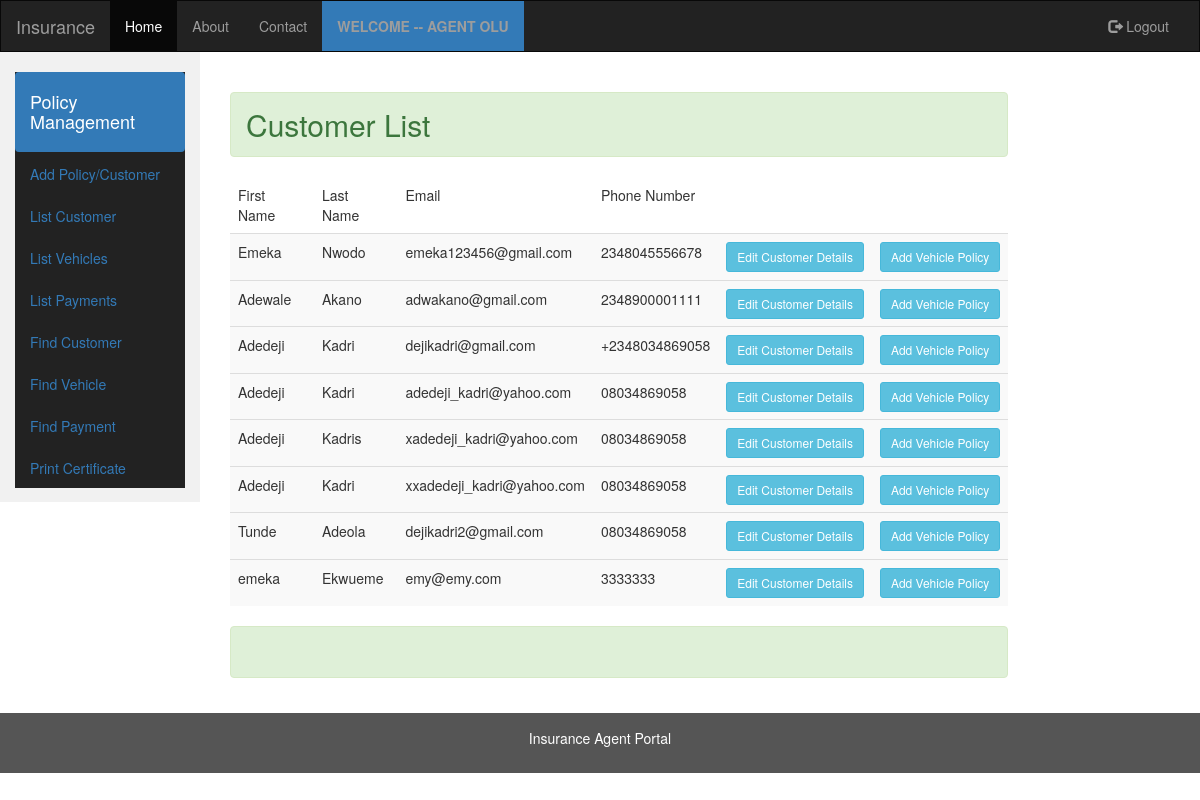
The app's page /customers/customerlist/ (signed in), older data.
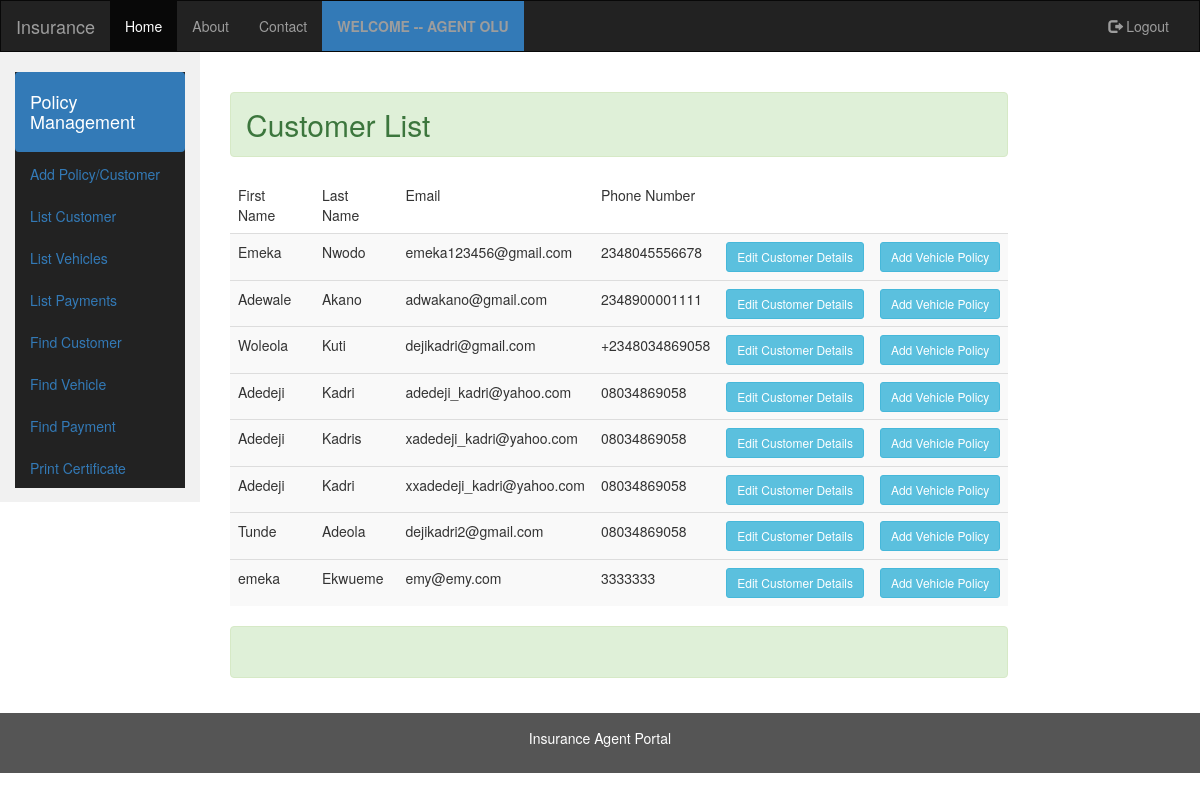
The same page, newer data.
### customers/models.py (models this page shows, shortened)
class Customer(models.Model):
    agent = models.ForeignKey(Agent)
    first_name = models.CharField(max_length=120)
    last_name = models.CharField(max_length=100)
    email = models.EmailField(max_length=100)
    phone_number = models.CharField(max_length=30)
    created_date = models.DateTimeField(auto_now_add=True)
    updated_date = models.DateTimeField(auto_now=True)

### customers/views.py (the view)
class ListCustomerByAgent(ListView):
    context_object_name = 'customers'
    template_name = 'customers/customer_list_by_agent.html'
    def get_queryset(self):
        return Customer.objects.filter(agent_id=self.request.session['agent_id'])

### templates/customers/customer_list_by_agent.html (shortened to what this page needs)
{% extends '../common/base2.html'%}
{% block content %}
        <div class="col-md-10 form-group form-group-lg ">
            <h2 class="alert alert-success " >Customer List</h2>
                                 <table class=" table-hover table table-striped  "  >
                    <thead>
                        <tr>
                            <td>First Name</td>
                            <td>Last Name</td>
                            <td>Email</td>
                            <td>Phone Number</td>
                            <td></td>
                            <td></td>
                        </tr>
                    </thead>
                    {% for customer in customers %}
                       <tr>
                           <td>{{ customer.first_name }} </td>
                           <td>{{ customer.last_name }}</td>
                           <td>{{ customer.email }}</td>
                           <td>{{ customer.phone_number }}</td>
                           <td><a href="{% url 'updatecustomer' pk=customer.id %}" class="btn btn-sm btn-info" role="button">Edit Customer Details</a></td>
                           <td><a href="{% url 'addvehicle' customer_id=customer.id %}" class="btn btn-sm btn-info" role="button">Add Vehicle Policy</a></td>
                    {% endfor %}
                </table>
                    <div class="alert alert-success" role="alert" id="success_message">  &nbsp</div>
        </div>
{% endblock %}

### templates/common/base2.html (shortened to what this page needs)
<!DOCTYPE html>
{% load static %}
<html lang="en">
{% include '../common/load_css.html'%}
<body>
{% include '../common/top_nav.html'%}
<div class="container-fluid ">
  <div class="row content">
{% include '../common/left_nav.html'%}
    <div class="col-md-10 text-left">
        {% block content %}{% endblock content %}
    </div>
  </div>
</div>
{% include '../common/footer.html' %}
</body>
</html>

### templates/common/load_css.html (shortened to what this page needs)
{% load static %}
<head>
    <link rel="stylesheet" href="{% static 'css/font-awesome.min.css' %}">
    <link rel="stylesheet" href="{% static  'css/bootstrap.min.css' %}">
</head>

### templates/common/top_nav.html
{% load static %}
<nav class="navbar navbar-inverse">
  <div class="container-fluid">
    <div class="navbar-header">
      <a class="navbar-brand" href="#">Insurance</a>
    </div>
    <div class="collapse navbar-collapse" id="myNavbar">
      <ul class="nav navbar-nav">
        <li class="active"><a href="{% url 'home' %}">Home</a></li>
        <li><a href="#">About</a></li>
        <li><a href="#">Contact</a></li>
        {% if request.session.agent_islogged_in %}
        <li class="text-uppercase bg-primary  "> <a ><strong>Welcome -- Agent {{ request.session.names }}</strong></a></li>
      </ul>
        <ul class="nav navbar-nav navbar-right">
          <li><a href="{% url 'agentslogout' %}"><span class="glyphicon glyphicon-log-out"></span> Logout</a></li>
        </ul>
      {% else %}
       </ul>
        <ul class="nav navbar-nav navbar-right">
          <li><a href="{% url 'agentslogin' %}"><span class="glyphicon glyphicon-log-in"></span> Login</a></li>
        </ul>
      {% endif %}
    </div>
  </div>
</nav>

### templates/common/left_nav.html
{% if request.session.agent_islogged_in %}
    <div class="col-md-2 sidenav">
        <ul class="nav nav-pills navbar-inverse  nav-stacked">
          <li class="active"><a href="#"><h4>Policy Management</h4></a></li>
          <li><a href="{% url 'addcustomer' %}">Add Policy/Customer</a></li>
          <li><a href="{% url 'customerlist' %}">List Customer</a></li>
          <li><a href="{% url 'vehiclelist' %}">List Vehicles</a></li>
          <li><a href="{% url 'paymentlist' %}">List Payments</a></li>
          <li><a href="{% url 'findinfo' %}">Find Customer</a></li>
          <li><a href="{% url 'findinfo' %}">Find Vehicle</a></li>
          <li><a href="{% url 'findinfo' %}">Find Payment</a></li>
          <li><a class="nav-link" href="#">Print Certificate</a></li>
        </ul>
    </div>
{% else %}
    <div class="col-md-2 sidenav">
          <h4 class="btn text-primary btn-lg btn-primary">Agent Portal</h4>
    </div>
{% endif %}

### templates/common/footer.html (shortened to what this page needs)
<footer class="container-fluid text-center">
  <p>Insurance Agent Portal</p>
</footer>

### templates/common/load_css.html (style rules this page uses)
.navbar { margin-bottom: 0; border-radius: 0; }
.row.content { height: 450px }
.sidenav { padding-top: 20px; background-color: #f1f1f1; height: 100%; }
footer { background-color: #555; color: white; padding: 15px; }

Row changes from the older to the newer data that the page shows:
changed Customer "dejikadri@gmail.com": first_name "Adedeji" → "Woleola"; last_name "Kadri" → "Kuti"
